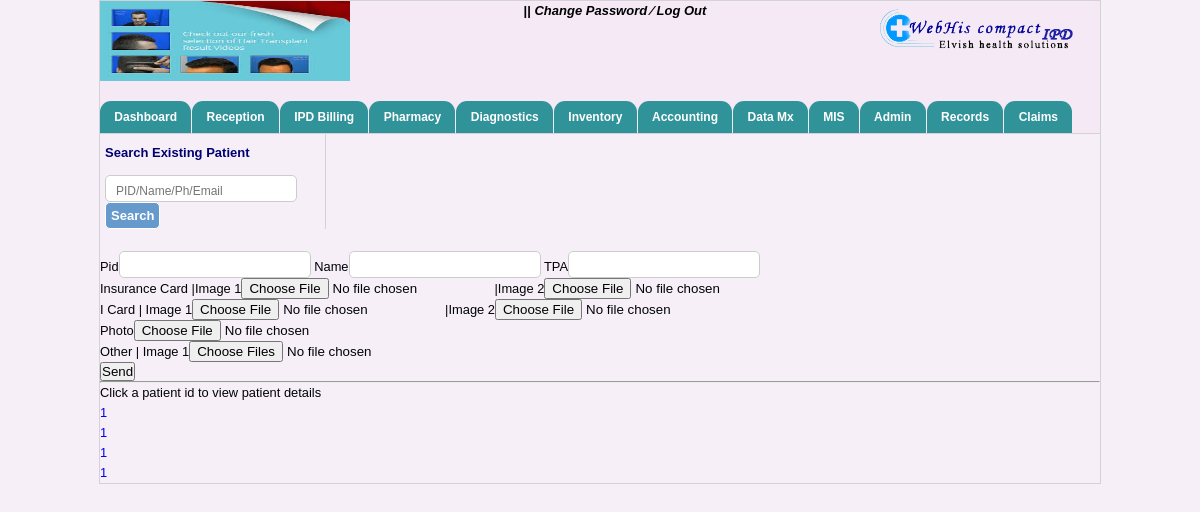
The page /patient_details.php on the database as committed earlier.
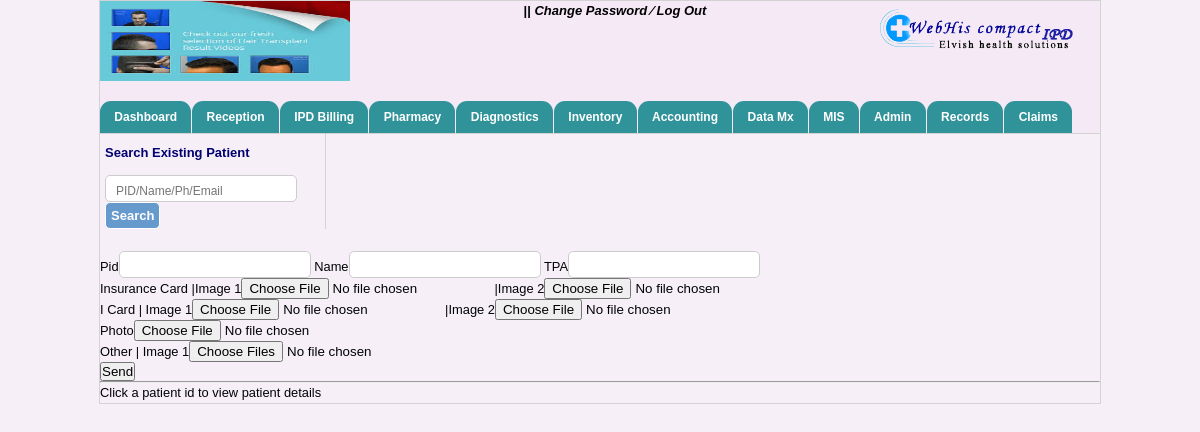
The same page on the database as committed later.
### tables this page shows
CREATE TABLE IF NOT EXISTS `patient_details` (
  `id` int(11) NOT NULL AUTO_INCREMENT,
  `pid` int(11) NOT NULL,
  `name` varchar(20) NOT NULL,
  `tpa` varchar(25) NOT NULL,
  `in_img1` varchar(60) NOT NULL,
  `in_img2` varchar(60) NOT NULL,
  `id_img1` varchar(60) NOT NULL,
  `id_img2` varchar(60) NOT NULL,
  `photo` varchar(60) NOT NULL,
  `o_img1` varchar(60) NOT NULL,
  `o_img2` varchar(60) NOT NULL,
  `corporate` varchar(35) NOT NULL,
  PRIMARY KEY (`id`)
);

### patient_details.php (the view, shortened to what this page needs)
<?php
include("header.php");
include("menubar.php");
?>
<div id="main_center_container">
    <div class="record_feed">
<form method="post" action="search_clam.php" autocomplete="off">
    	<div id="search_exist">
        	<div id="search_txt" class="p_adding">Search Existing Patient</div>
            <div class="p_adding">
            	<span>
<input type="text" name="search" placeholder="PID/Name/Ph/Email" id="inputStringCo" onKeyUp="lookupCo(this.value);" onBlur="fillCo();"  /></span>
                <span><input type="submit" name="find" value="Search" class="btn"/></span>
            </div>
        </div>
</form>
    </div>
</div>
<br>
<?php
$pid=$_SESSION['p_id'];
$pname=$_SESSION['p_name'];
    ?>
<form method="post" enctype="multipart/form-data">
    <p>Pid<input type="text" name="pid" value="<?php echo $pid; ?>">
      Name<input type="text" name="pname" value="<?php echo $pname; ?>">
      TPA<input type="text" name="tpa"></p>
      Insurance Card |Image 1<input type="file" id="in_img1" name="in_img1">|Image 2<input type="file" name="in_img2">  <br/>
      I Card | Image 1<input type="file" name="icard1">|Image 2<input type="file" name="icard2">  <br/>
      Photo<input type="file" name="photo"><br/>
      Other | Image 1<input multiple="true" type="file" name="o_1[]"><br/>
      <input type="submit" name="upload" value="Send">
      </form>
 <hr>
 Click a patient id to view patient details
 <?php
  $ssl=mysql_query("select pid from patient_details")or die(mysql_error());
  while ($pd=mysql_fetch_array($ssl))
  {
 ?>
<br/>
<a href="patients.php?pid=<?php echo $pd[0]; ?>" onclick="javascript:void window.open('patients.php?pid=<?php echo $pd[0]; ?>','1384252115538','width=700,height=500,toolbar=0,menubar=0,location=0,status=1,scrollbars=1,resizable=1,left=0,top=0');return false;"><?php echo $pd[0]; ?></a>
  <?php } ?>

Rows that differ between the two databases and show on the page:
removed patient_details: pid "1"
removed patient_details: pid "1"
removed patient_details: pid "1"
removed patient_details: pid "1"
